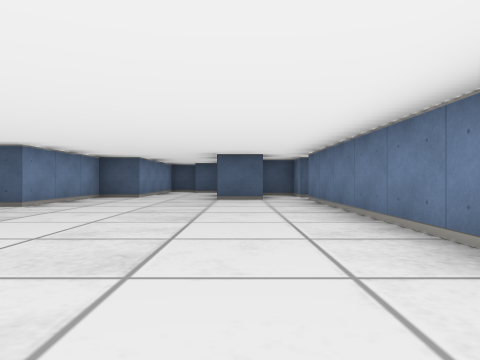
[1] (above)

23 first-person views from a walk through a cub3D ray-caster map. The camera is about half as high as the walls, looks level and sees 70° across. The floor is counted in squares. Each view is taken from the middle of a square. On the plan, view 1 faces up. The plan holds only what a view shows up to about 9 squares ahead; the rest is blank. The place goes on beyond the plan.

[2]
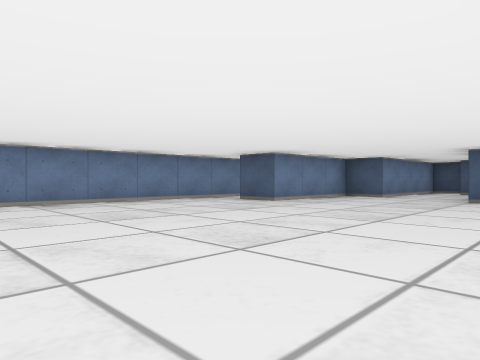

[3]
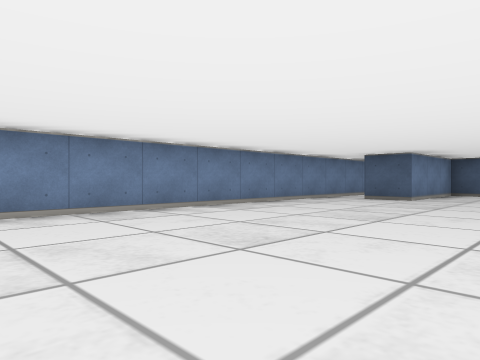

[4]
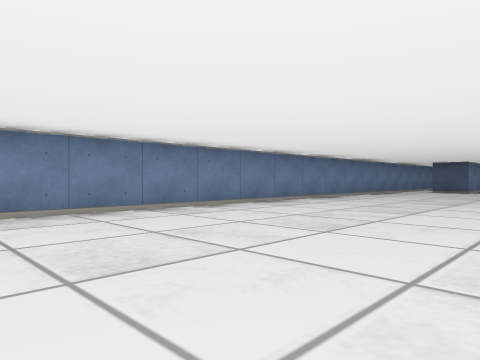

[5]
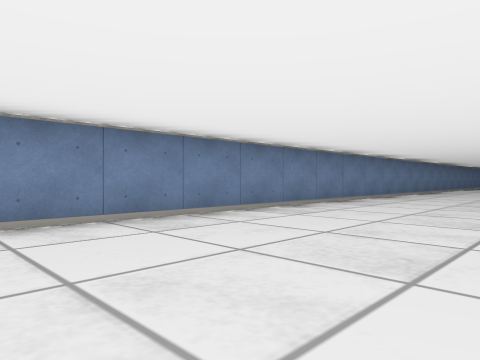

[6]
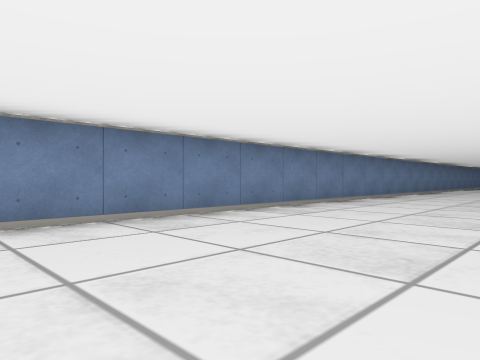

[7]
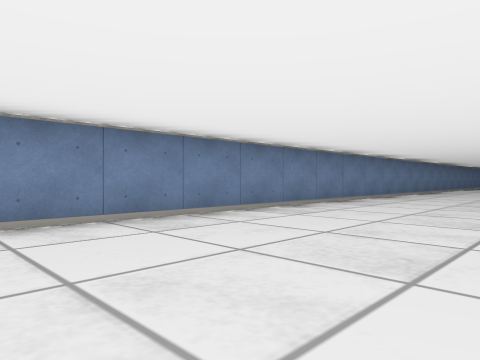

[8]
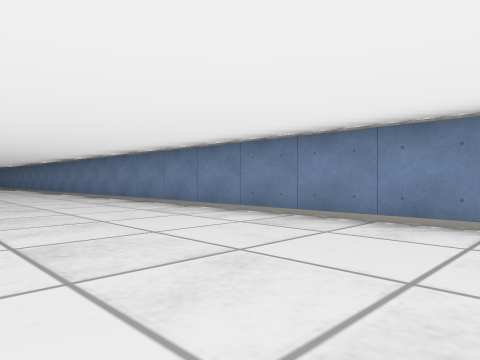

[9]
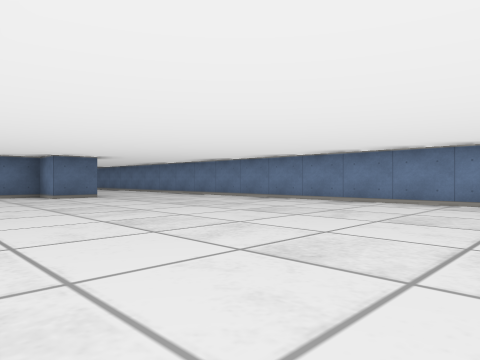

[10]
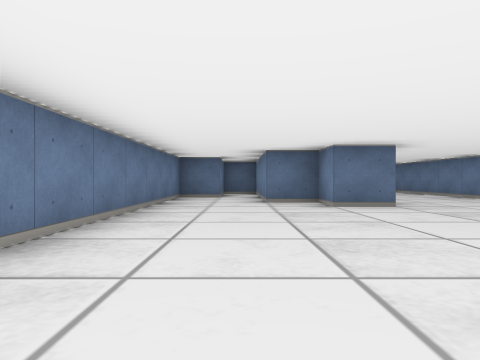

[11]
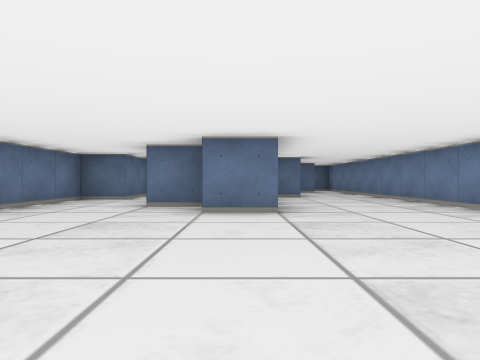

[12]
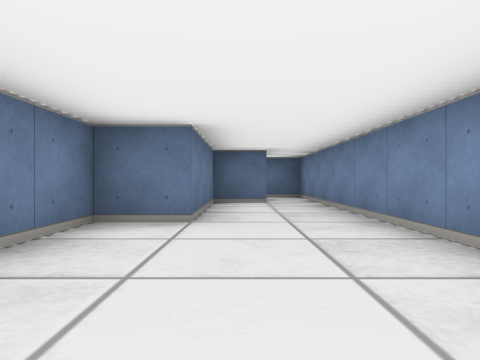

[13]
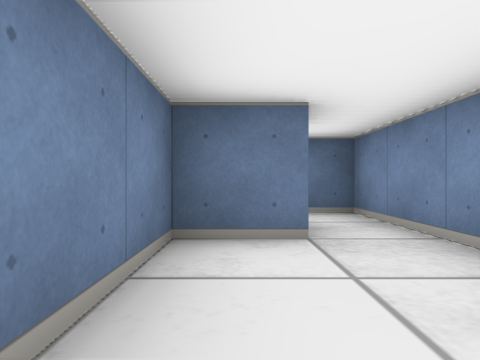

[14]
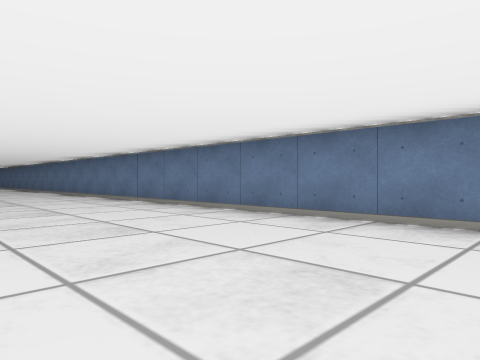

[15]
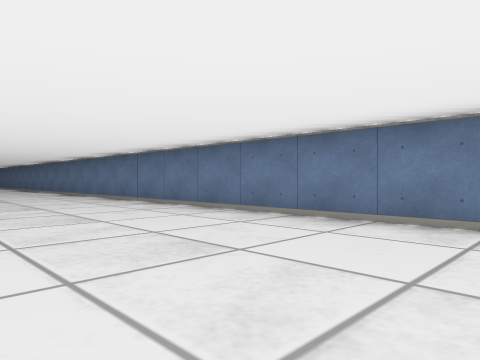

[16]
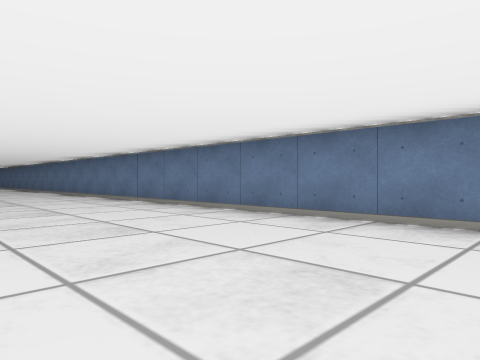

[17]
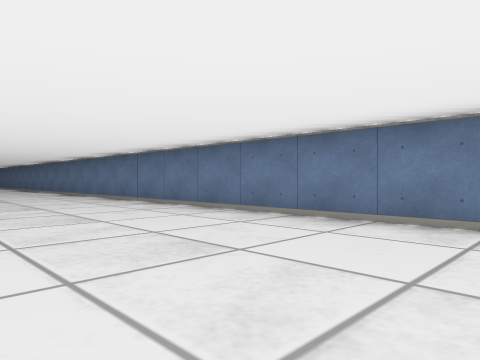

[18]
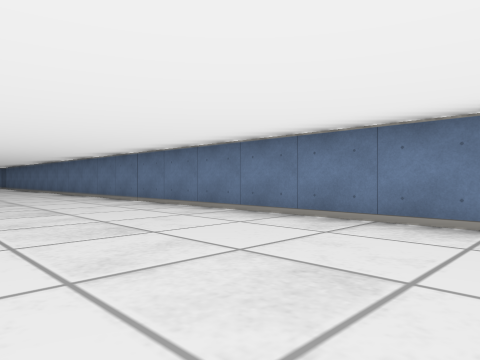

[19]
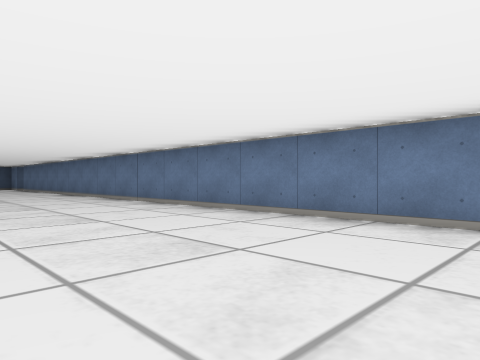

[20]
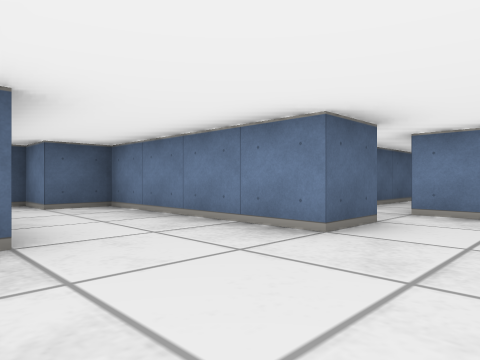

[21]
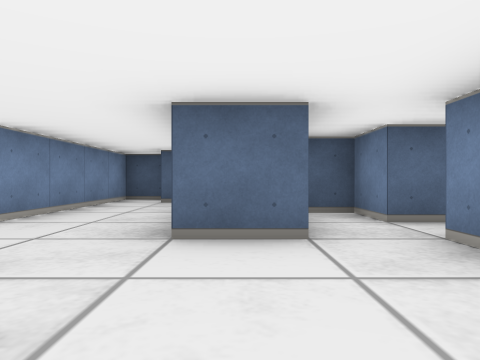

[22]
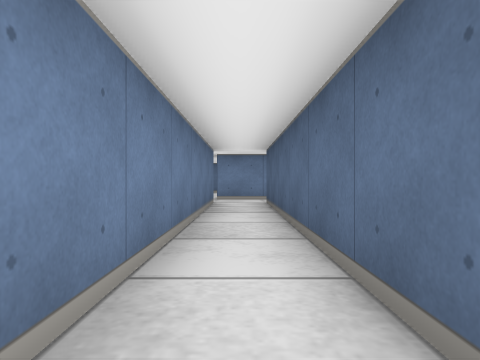

[23]
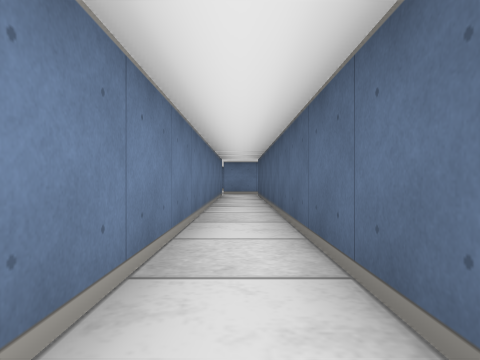

### Floor plan
Ten units are one square. View 1 is at (0, 0); x grows to the right and y downward. Boxes are objects, and circles mark ways between rooms. Rooms are numbered by the first view taken in them; rooms with no view inside come last. Other rooms are left out.
<svg viewBox="-60 -130 169 505">
<path fill="none" stroke="#000" d="M-26 295 -15 295 -15 305 -5 305 -5 330M-55 300 -55 365M-55 -62 -55 272M5 -75 -5 -75 -5 -115 -15 -115 -15 -125 -25 -125 -25 -85 -35 -85 -35 -55 -45 -55M5 340 5 325 15 325 15 -75M-46 365 -35 365 -35 335 -25 335 -25 321M104 -85 15 -85 15 -95 9 -95M15 -75 104 -75M5 -86 5 -75"/>
<circle cx="10" cy="-70" r="3" fill="#2a7"/>
<text x="-20" y="120">1</text>
<text x="60" y="-80">2</text>
</svg>
Room 1 opens to room 2.

Where each view was taken, in squares from view 1:
view 1: 0 up, 0 right, facing up
view 2: 0 up, 1 right, facing up-left
view 3: 2 down, 1 left, facing up-left
view 4: 7 down, 1 left, facing up-left
view 5: 12 down, 2 left, facing up-left
view 6: 16 down, 2 left, facing up-left
view 7: 20 down, 2 left, facing up-left
view 8: 16 down, 2 left, facing down-left
view 9: 21 down, 1 right, facing down-left
view 10: 24 down, 0 right, facing down
view 11: 25 down, 2 left, facing down
view 12: 30 down, 4 left, facing down
view 13: 34 down, 4 left, facing down
view 14: 29 down, 2 left, facing up-right
view 15: 24 down, 2 left, facing up-right
view 16: 21 down, 2 left, facing up-right
view 17: 16 down, 2 left, facing up-right
view 18: 11 down, 2 left, facing up-right
view 19: 8 down, 2 left, facing up-right
view 20: 6 up, 3 left, facing up-right
view 21: 5 up, 0 right, facing up
view 22: 8 up, 8 right, facing left
view 23: 8 up, 11 right, facing left
